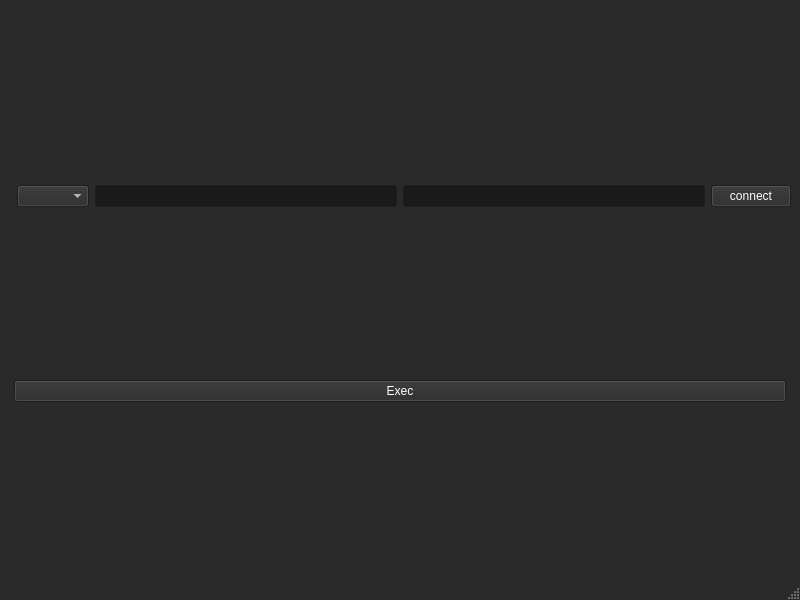
<?xml version="1.0" encoding="UTF-8"?>
<ui version="4.0">
 <class>MainWindow</class>
 <widget class="QMainWindow" name="MainWindow">
  <property name="geometry">
   <rect>
    <x>0</x>
    <y>0</y>
    <width>800</width>
    <height>600</height>
   </rect>
  </property>
  <property name="palette">
   <palette>
    <active>
     <colorrole role="WindowText">
      <brush brushstyle="SolidPattern">
       <color alpha="255">
        <red>255</red>
        <green>255</green>
        <blue>255</blue>
       </color>
      </brush>
     </colorrole>
     <colorrole role="Button">
      <brush brushstyle="SolidPattern">
       <color alpha="255">
        <red>42</red>
        <green>42</green>
        <blue>42</blue>
       </color>
      </brush>
     </colorrole>
     <colorrole role="Light">
      <brush brushstyle="SolidPattern">
       <color alpha="255">
        <red>63</red>
        <green>63</green>
        <blue>63</blue>
       </color>
      </brush>
     </colorrole>
     <colorrole role="Midlight">
      <brush brushstyle="SolidPattern">
       <color alpha="255">
        <red>52</red>
        <green>52</green>
        <blue>52</blue>
       </color>
      </brush>
     </colorrole>
     <colorrole role="Dark">
      <brush brushstyle="SolidPattern">
       <color alpha="255">
        <red>21</red>
        <green>21</green>
        <blue>21</blue>
       </color>
      </brush>
     </colorrole>
     <colorrole role="Mid">
      <brush brushstyle="SolidPattern">
       <color alpha="255">
        <red>28</red>
        <green>28</green>
        <blue>28</blue>
       </color>
      </brush>
     </colorrole>
     <colorrole role="Text">
      <brush brushstyle="SolidPattern">
       <color alpha="255">
        <red>255</red>
        <green>255</green>
        <blue>255</blue>
       </color>
      </brush>
     </colorrole>
     <colorrole role="BrightText">
      <brush brushstyle="SolidPattern">
       <color alpha="255">
        <red>255</red>
        <green>255</green>
        <blue>255</blue>
       </color>
      </brush>
     </colorrole>
     <colorrole role="ButtonText">
      <brush brushstyle="SolidPattern">
       <color alpha="255">
        <red>255</red>
        <green>255</green>
        <blue>255</blue>
       </color>
      </brush>
     </colorrole>
     <colorrole role="Base">
      <brush brushstyle="SolidPattern">
       <color alpha="255">
        <red>26</red>
        <green>26</green>
        <blue>26</blue>
       </color>
      </brush>
     </colorrole>
     <colorrole role="Window">
      <brush brushstyle="SolidPattern">
       <color alpha="255">
        <red>42</red>
        <green>42</green>
        <blue>42</blue>
       </color>
      </brush>
     </colorrole>
     <colorrole role="Shadow">
      <brush brushstyle="SolidPattern">
       <color alpha="255">
        <red>0</red>
        <green>0</green>
        <blue>0</blue>
       </color>
      </brush>
     </colorrole>
     <colorrole role="Highlight">
      <brush brushstyle="SolidPattern">
       <color alpha="255">
        <red>0</red>
        <green>84</green>
        <blue>148</blue>
       </color>
      </brush>
     </colorrole>
     <colorrole role="AlternateBase">
      <brush brushstyle="SolidPattern">
       <color alpha="255">
        <red>21</red>
        <green>21</green>
        <blue>21</blue>
       </color>
      </brush>
     </colorrole>
     <colorrole role="ToolTipBase">
      <brush brushstyle="SolidPattern">
       <color alpha="255">
        <red>255</red>
        <green>255</green>
        <blue>220</blue>
       </color>
      </brush>
     </colorrole>
     <colorrole role="ToolTipText">
      <brush brushstyle="SolidPattern">
       <color alpha="255">
        <red>0</red>
        <green>0</green>
        <blue>0</blue>
       </color>
      </brush>
     </colorrole>
     <colorrole role="PlaceholderText">
      <brush brushstyle="SolidPattern">
       <color alpha="127">
        <red>255</red>
        <green>255</green>
        <blue>255</blue>
       </color>
      </brush>
     </colorrole>
     <colorrole role="Accent">
      <brush brushstyle="SolidPattern">
       <color alpha="255">
        <red>0</red>
        <green>0</green>
        <blue>0</blue>
       </color>
      </brush>
     </colorrole>
    </active>
    <inactive>
     <colorrole role="WindowText">
      <brush brushstyle="SolidPattern">
       <color alpha="255">
        <red>255</red>
        <green>255</green>
        <blue>255</blue>
       </color>
      </brush>
     </colorrole>
     <colorrole role="Button">
      <brush brushstyle="SolidPattern">
       <color alpha="255">
        <red>42</red>
        <green>42</green>
        <blue>42</blue>
       </color>
      </brush>
     </colorrole>
     <colorrole role="Light">
      <brush brushstyle="SolidPattern">
       <color alpha="255">
        <red>63</red>
        <green>63</green>
        <blue>63</blue>
       </color>
      </brush>
     </colorrole>
     <colorrole role="Midlight">
      <brush brushstyle="SolidPattern">
       <color alpha="255">
        <red>52</red>
        <green>52</green>
        <blue>52</blue>
       </color>
      </brush>
     </colorrole>
     <colorrole role="Dark">
      <brush brushstyle="SolidPattern">
       <color alpha="255">
        <red>21</red>
        <green>21</green>
        <blue>21</blue>
       </color>
      </brush>
     </colorrole>
     <colorrole role="Mid">
      <brush brushstyle="SolidPattern">
       <color alpha="255">
        <red>28</red>
        <green>28</green>
        <blue>28</blue>
       </color>
      </brush>
     </colorrole>
     <colorrole role="Text">
      <brush brushstyle="SolidPattern">
       <color alpha="255">
        <red>255</red>
        <green>255</green>
        <blue>255</blue>
       </color>
      </brush>
     </colorrole>
     <colorrole role="BrightText">
      <brush brushstyle="SolidPattern">
       <color alpha="255">
        <red>255</red>
        <green>255</green>
        <blue>255</blue>
       </color>
      </brush>
     </colorrole>
     <colorrole role="ButtonText">
      <brush brushstyle="SolidPattern">
       <color alpha="255">
        <red>255</red>
        <green>255</green>
        <blue>255</blue>
       </color>
      </brush>
     </colorrole>
     <colorrole role="Base">
      <brush brushstyle="SolidPattern">
       <color alpha="255">
        <red>26</red>
        <green>26</green>
        <blue>26</blue>
       </color>
      </brush>
     </colorrole>
     <colorrole role="Window">
      <brush brushstyle="SolidPattern">
       <color alpha="255">
        <red>42</red>
        <green>42</green>
        <blue>42</blue>
       </color>
      </brush>
     </colorrole>
     <colorrole role="Shadow">
      <brush brushstyle="SolidPattern">
       <color alpha="255">
        <red>0</red>
        <green>0</green>
        <blue>0</blue>
       </color>
      </brush>
     </colorrole>
     <colorrole role="Highlight">
      <brush brushstyle="SolidPattern">
       <color alpha="255">
        <red>0</red>
        <green>84</green>
        <blue>148</blue>
       </color>
      </brush>
     </colorrole>
     <colorrole role="AlternateBase">
      <brush brushstyle="SolidPattern">
       <color alpha="255">
        <red>21</red>
        <green>21</green>
        <blue>21</blue>
       </color>
      </brush>
     </colorrole>
     <colorrole role="ToolTipBase">
      <brush brushstyle="SolidPattern">
       <color alpha="255">
        <red>255</red>
        <green>255</green>
        <blue>220</blue>
       </color>
      </brush>
     </colorrole>
     <colorrole role="ToolTipText">
      <brush brushstyle="SolidPattern">
       <color alpha="255">
        <red>0</red>
        <green>0</green>
        <blue>0</blue>
       </color>
      </brush>
     </colorrole>
     <colorrole role="PlaceholderText">
      <brush brushstyle="SolidPattern">
       <color alpha="127">
        <red>255</red>
        <green>255</green>
        <blue>255</blue>
       </color>
      </brush>
     </colorrole>
     <colorrole role="Accent">
      <brush brushstyle="SolidPattern">
       <color alpha="255">
        <red>0</red>
        <green>0</green>
        <blue>0</blue>
       </color>
      </brush>
     </colorrole>
    </inactive>
    <disabled>
     <colorrole role="WindowText">
      <brush brushstyle="SolidPattern">
       <color alpha="255">
        <red>21</red>
        <green>21</green>
        <blue>21</blue>
       </color>
      </brush>
     </colorrole>
     <colorrole role="Button">
      <brush brushstyle="SolidPattern">
       <color alpha="255">
        <red>42</red>
        <green>42</green>
        <blue>42</blue>
       </color>
      </brush>
     </colorrole>
     <colorrole role="Light">
      <brush brushstyle="SolidPattern">
       <color alpha="255">
        <red>63</red>
        <green>63</green>
        <blue>63</blue>
       </color>
      </brush>
     </colorrole>
     <colorrole role="Midlight">
      <brush brushstyle="SolidPattern">
       <color alpha="255">
        <red>52</red>
        <green>52</green>
        <blue>52</blue>
       </color>
      </brush>
     </colorrole>
     <colorrole role="Dark">
      <brush brushstyle="SolidPattern">
       <color alpha="255">
        <red>21</red>
        <green>21</green>
        <blue>21</blue>
       </color>
      </brush>
     </colorrole>
     <colorrole role="Mid">
      <brush brushstyle="SolidPattern">
       <color alpha="255">
        <red>28</red>
        <green>28</green>
        <blue>28</blue>
       </color>
      </brush>
     </colorrole>
     <colorrole role="Text">
      <brush brushstyle="SolidPattern">
       <color alpha="255">
        <red>21</red>
        <green>21</green>
        <blue>21</blue>
       </color>
      </brush>
     </colorrole>
     <colorrole role="BrightText">
      <brush brushstyle="SolidPattern">
       <color alpha="255">
        <red>255</red>
        <green>255</green>
        <blue>255</blue>
       </color>
      </brush>
     </colorrole>
     <colorrole role="ButtonText">
      <brush brushstyle="SolidPattern">
       <color alpha="255">
        <red>21</red>
        <green>21</green>
        <blue>21</blue>
       </color>
      </brush>
     </colorrole>
     <colorrole role="Base">
      <brush brushstyle="SolidPattern">
       <color alpha="255">
        <red>42</red>
        <green>42</green>
        <blue>42</blue>
       </color>
      </brush>
     </colorrole>
     <colorrole role="Window">
      <brush brushstyle="SolidPattern">
       <color alpha="255">
        <red>42</red>
        <green>42</green>
        <blue>42</blue>
       </color>
      </brush>
     </colorrole>
     <colorrole role="Shadow">
      <brush brushstyle="SolidPattern">
       <color alpha="255">
        <red>0</red>
        <green>0</green>
        <blue>0</blue>
       </color>
      </brush>
     </colorrole>
     <colorrole role="AlternateBase">
      <brush brushstyle="SolidPattern">
       <color alpha="255">
        <red>42</red>
        <green>42</green>
        <blue>42</blue>
       </color>
      </brush>
     </colorrole>
     <colorrole role="ToolTipBase">
      <brush brushstyle="SolidPattern">
       <color alpha="255">
        <red>255</red>
        <green>255</green>
        <blue>220</blue>
       </color>
      </brush>
     </colorrole>
     <colorrole role="ToolTipText">
      <brush brushstyle="SolidPattern">
       <color alpha="255">
        <red>0</red>
        <green>0</green>
        <blue>0</blue>
       </color>
      </brush>
     </colorrole>
     <colorrole role="PlaceholderText">
      <brush brushstyle="SolidPattern">
       <color alpha="127">
        <red>21</red>
        <green>21</green>
        <blue>21</blue>
       </color>
      </brush>
     </colorrole>
     <colorrole role="Accent">
      <brush brushstyle="SolidPattern">
       <color alpha="255">
        <red>0</red>
        <green>0</green>
        <blue>0</blue>
       </color>
      </brush>
     </colorrole>
    </disabled>
   </palette>
  </property>
  <property name="windowTitle">
   <string>MainWindow</string>
  </property>
  <widget class="QWidget" name="centralwidget">
   <layout class="QVBoxLayout" name="verticalLayout">
    <item>
     <layout class="QHBoxLayout" name="horizontalLayout">
      <item>
       <layout class="QVBoxLayout" name="verticalLayout_2">
        <property name="leftMargin">
         <number>7</number>
        </property>
        <item>
         <layout class="QHBoxLayout" name="horizontalLayout_3">
          <property name="leftMargin">
           <number>1</number>
          </property>
          <property name="topMargin">
           <number>14</number>
          </property>
          <item>
           <widget class="QComboBox" name="comboBox"/>
          </item>
          <item>
           <widget class="QLineEdit" name="lineEdit_2">
            <property name="text">
             <string/>
            </property>
           </widget>
          </item>
          <item>
           <widget class="QLineEdit" name="lineEdit_1">
            <property name="text">
             <string notr="true"/>
            </property>
            <property name="echoMode">
             <enum>QLineEdit::EchoMode::Password</enum>
            </property>
           </widget>
          </item>
          <item>
           <widget class="QPushButton" name="pushButton">
            <property name="text">
             <string>connect</string>
            </property>
           </widget>
          </item>
         </layout>
        </item>
       </layout>
      </item>
     </layout>
    </item>
    <item>
     <layout class="QHBoxLayout" name="horizontalLayout_5">
      <property name="leftMargin">
       <number>5</number>
      </property>
      <property name="topMargin">
       <number>5</number>
      </property>
      <property name="rightMargin">
       <number>5</number>
      </property>
      <property name="bottomMargin">
       <number>5</number>
      </property>
      <item>
       <widget class="QPushButton" name="pushButton_5">
        <property name="text">
         <string>Exec</string>
        </property>
       </widget>
      </item>
     </layout>
    </item>
    <item>
     <layout class="QHBoxLayout" name="horizontalLayout_2">
      <property name="leftMargin">
       <number>0</number>
      </property>
      <property name="topMargin">
       <number>0</number>
      </property>
      <property name="rightMargin">
       <number>0</number>
      </property>
      <property name="bottomMargin">
       <number>0</number>
      </property>
     </layout>
    </item>
   </layout>
  </widget>
  <widget class="QStatusBar" name="statusbar"/>
 </widget>
 <resources/>
 <connections/>
</ui>
